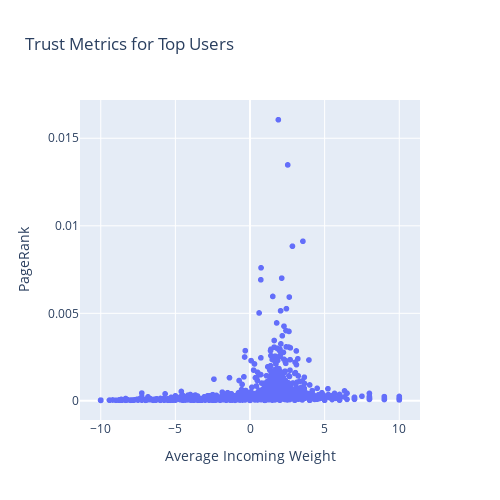

The notebook cell this image was saved under:
### Code cell
df_trust['pr'] = df_trust.index.map(pr)
fig = px.scatter(
    df_trust,
    height=500,
    width=500,
    y='pr',
    x='avg_incoming',
    title='Trust Metrics for Top Users',
    labels={'pr': 'PageRank', 'avg_incoming': 'Average Incoming Weight'}
)
fig.show()

### Figure 1 — Plotly figure (JSON) as saved in the notebook; plotly's stock layout.template omitted (floating-point values rounded to 4 significant figures; data arrays with more than 128 entries replaced by an {"elided": "..."} marker saying what was removed)
{"data": [{"hovertemplate": "Average Incoming Weight=%{x}<br>PageRank=%{y}<extra></extra>", "legendgroup": "", "marker": {"color": "#636efa", "symbol": "circle"}, "mode": "markers", "name": "", "showlegend": false, "type": "scattergl", "x": {"elided": "5881 float values"}, "xaxis": "x", "y": {"elided": "5881 float values"}, "yaxis": "y"}], "layout": {"height": 500, "legend": {"tracegroupgap": 0}, "title": {"text": "Trust Metrics for Top Users"}, "width": 500, "xaxis": {"anchor": "y", "domain": [0, 1], "title": {"text": "Average Incoming Weight"}}, "yaxis": {"anchor": "x", "domain": [0, 1], "title": {"text": "PageRank"}}}}
